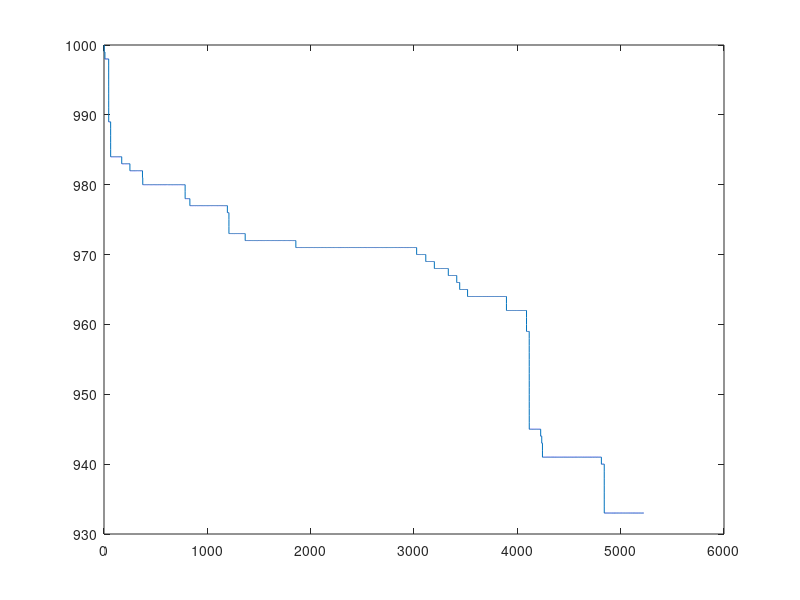

MATLAB code to generate this figure: (Note: this script raises an error after producing the figure.)
close all
clear all

        %---Definitions----------------------------------------------------
            %Concentration Dependent means Kon Is Dependent on
            %kMotorOn*Concentration (Concentration is set at the beginning
            %of a run and it unchanging), Concentration Independent means
            %kon is dependent only on kMotorOn, Free Motors Dependent means
            %Kon is dependent both on the con centration set at the
            %beginning, and the number of motors on the filament affects
            %the availability of motors throughout the run
            
            % "~~~" sections are sections which can be commented in or out
            % depending on what you are tracking (they go until the next
            % "~~~" line
            
            % Things between "%%%" lines stay consistent from run to run
            
            % Things in capital letters should be checked and changed each
            % run to make sure they are correct

%%%%Parameters%%%%%%%%%%%%%%%%%%%%%%%%%%%%%%%%%%%%%%%%%%%%%%%%%%%%%%%%%%%%%
simulationtime=80000;

%INITIAL LENGTH INDEPENDENT
 InitialFilamentSize=1000; %Use When Not Changing Initial Lengths


NumberofMotors=50;

%Rates
kMotorOn=(15/50);
kMotorOff=20;
kWalk=15;

%kWalk Rates
kWalkForward=5;
kWalkBackward=5;
kWalkTotal=kWalkForward+kWalkBackward;
%%%%%%%%%%%%%%%%%%%%%%%%%%%%%%%%%%%%%%%%%%%%%%%%%%%%%%%%%%%%%%%%%%%%%%%%%%%

%~~~Initial Filament Size Versus Depolymerization Rate Stuff~~~~~~~~~~~~~~~
%  InitialFilamentSize=[10 25 50 75 100 110 120 135 150 175 200 ];
% 
% for j=(1:size(InitialFilamentSize,2))
%~~~~~~~~~~~~~~~~~~~~~~~~~~~~~~~~~~~~~~~~~~~~~~~~~~~~~~~~~~~~~~~~~~~~~~~~~~
    
%~~~Concentration Versus Depolymerization Rate Stuff~~~~~~~~~~~~~~~~~~~~~~~
Concentration=[1100:100:5000];

for j=(1:size(Concentration,2))
    
   NumberofMotors=Concentration(j);
    
% %CONCENTRATION DEPENDENT BUT FREE MOTORS INDEPENDENT (Use this or next one for three step)   
    FreeMotors=zeros(1,simulationtime-1);
     FreeMotors(1,:)=NumberofMotors; %Doing this means that later on,kTrueOnRate=kMotorOn*FreeMotors(i) becomes kMotorOn*NumberofMotors

% %CONCENTRATION AND FREE MOTORS DEPENDENT         
% %Free Motors Matrix
%      FreeMotors=zeros(1,simulationtime);
%      FreeMotors(1)=NumberofMotors;
%~~~~~~~~~~~~~~~~~~~~~~~~~~~~~~~~~~~~~~~~~~~~~~~~~~~~~~~~~~~~~~~~~~~~~~~~~~

% %CONCENTRATION AND FREE MOTORS INDEPENDENT (use only for 2 step or motoro position matrix won't work)       
%      NumberofMotors=1; %Use this when making the code concentration independent, don't comment out when changing intitial lengths
%      FreeMotors=zeros(1,simulationtime-1);
%      FreeMotors(1,:)=NumberofMotors;
         
%%%%Parameters, Don't Comment Out%%%%%%%%%%%%%%%%%%%%%%%%%%%%%%%%%%%%%%%%%%

%Length Matrix
L=zeros(1,simulationtime);
     %INITIAL LENGTH DEPENDENT
%           L(1)=InitialFilamentSize(j);
     %INITIAL LENGTH INDEPENDENT
          L(1)=InitialFilamentSize;

%Time Matrix
T=zeros(1,simulationtime);
T(1)=0;

%Waiting Time Distribution Stuff
DS=zeros(1,simulationtime);
DS(1)=0;
TotalDS(1)=0;

%Motor Position Matrix
MotorPositionMatrix=zeros(NumberofMotors,3);
n=1:NumberofMotors;
MotorPositionMatrix(n,1)=n;

%Evaluation Stuff
WhichIsPossibleMatrix=zeros(simulationtime,3);
TimeValuesMatrix=zeros(simulationtime-1,4);

%%%%For Loop%%%%%%%%%%%%%%%%%%%%%%%%%%%%%%%%%%%%%%%%%%%%%%%%%%%%%%%%%%%%%%%

for i=(1:simulationtime-1)
   
    LengthofFilament=L(i);
    
%     %FREE MOTORS DEPENDENT
%       FreeMotors(i)=sum(MotorPositionMatrix(:,2)==0);
%       kTrueOnRate=FreeMotors(i)*kMotorOn;
    
    %FREE MOTORS INDEPENDENT
        kTrueOnRate=kMotorOn*FreeMotors(i); %A condition earlier made FreeMotors(i)=NumberofMotors
    
    IsMotorOnEnd=sum(MotorPositionMatrix(:,3)==LengthofFilament);
    
    TotalDS(i)=sum(DS);
%%%%%%%%%%%%%%%%%%%%%%%%%%%%%%%%%%%%%%%%%%%%%%%%%%%%%%%%%%%%%%%%%%%%%%%%%%%
if L(i)==1
    break
end

%%%%Rates%%%%%%%%%%%%%%%%%%%%%%%%%%%%%%%%%%%%%%%%%%%%%%%%%%%%%%%%%%%%%%%%%%
   
% k1, kTrueOnRate
if sum(MotorPositionMatrix(:,2)==0)>0
    k1=kTrueOnRate;
%     Isk1Possible(i)=1;
else
    k1=0;
%     Isk1Possible(i)=0;
end

%k2, kMotorOff
if LengthofFilament>1 && IsMotorOnEnd>0
    k2=kMotorOff;
%     Isk2Possible(i)=1;
else
    k2=0;
%     Isk2Possible(i)=0;
end

%k3, kWalk
 if sum(MotorPositionMatrix(:,2)==1)>0 %this says whether there are any motors on the filament
     k3=kWalk;
%      Isk3Possible(i)=1;
 else
     k3=0;
%      Isk3Possible(i)=0;
 end

% ktotal
ktotal=k1+k2+k3;

%%%%%%%%%%%%%%%%%%%%%%%%%%%%%%%%%%%%%%%%%%%%%%%%%%%%%%%%%%%%%%%%%%%%%%%%%%%
 DT(i)=exprnd(1/ktotal);

 T(i+1)=T(i)+DT(i);
 
 if T(i)==Inf
     return
 end
%%%%Probabilities%%%%%%%%%%%%%%%%%%%%%%%%%%%%%%%%%%%%%%%%%%%%%%%%%%%%%%%%%%

p=rand;

%Motor Lands
if p<k1/ktotal
    h=find(MotorPositionMatrix(:,2)==0);
    MotorToLand=h(randi(length(h)));
    MotorPositionMatrix(MotorToLand,2)=1;
    
    %~~~THREE STEP~~~
    MotorPositionMatrix(MotorToLand,3)=randi(LengthofFilament);
    %~~~TWO STEP~~~
     %MotorPositionMatrix(MotorToLand,3)=LengthofFilament; %USE THIS TO DO LAUREN 2 STEP
    
    L(i+1)=L(i);
%     WhichHappened=1;
else

%Motor Falls Off
if p>k1/ktotal && p<(k1+k2)/ktotal
    MotorsLeaving=MotorPositionMatrix(MotorPositionMatrix(:,3)==LengthofFilament);
    MotorPositionMatrix(MotorsLeaving,3)=0;
    MotorPositionMatrix(MotorsLeaving,2)=0;
    
    L(i+1)=L(i)-1;
    DS(i+1)=T(i)-TotalDS(i);
%     WhichHappened=2;
    DS(i+1);
else
    
%Motor Walks
   MotorsOnFilament=find(MotorPositionMatrix(:,2)==1); 
   MotorToWalk=MotorsOnFilament(randi(length(MotorsOnFilament)));
   
   L(i+1)=L(i);
%    WhichHappened=3;
    
   q=rand;
    
    %k1Walk
        if MotorPositionMatrix(MotorToWalk,3)==LengthofFilament
            k1Walk=0;
        else
            k1Walk=kWalkForward;
        end
    
    %k2Walk
        if MotorPositionMatrix(MotorToWalk,3)==1
            k2Walk=0;
        else
            k2Walk=kWalkBackward;
        end
  
    %kWalkTotal
    kWalkTotal=k1Walk+k2Walk;
    
        if q<k1Walk/kWalkTotal
            MotorPositionMatrix(MotorToWalk,3)=MotorPositionMatrix(MotorToWalk,3)+1;
        else
            MotorPositionMatrix(MotorToWalk,3)=MotorPositionMatrix(MotorToWalk,3)-1;
        end
end
        
end

%%%%Values to track%%%%%%%%%%%%%%%%%%%%%%%%%%%%%%%%%%%%%%%%%%%%%%%%%%%%%%%%
%i
%L(i)
%DS(i)
% ktotal
% DT(i)
% T(i)
% MotorPositionMatrix
% IsMotorOnEnd
% WhichHappened

% WhichIsPossibleMatrix(i,1)=Isk1Possible(i);
% WhichIsPossibleMatrix(i,2)=Isk2Possible(i);
% WhichIsPossibleMatrix(i,3)=Isk3Possible(i);
% 
%  
% TimeValuesMatrix(i,1)=T(i);
% TimeValuesMatrix(i,2)=sum(DT);
% TimeValuesMatrix(i,3)=DT(i);
% TimeValuesMatrix(i,4)=T(i)-TotalDS(i);
% TimeValuesMatrix(i,5)=TotalDS(i);
% TimeValuesMatrix(i,6)=DS(i);
%%%%%%%%%%%%%%%%%%%%%%%%%%%%%%%%%%%%%%%%%%%%%%%%%%%%%%%%%%%%%%%%%%%%%%%%%%%
end

ds=DS>0;
DSReal=DS(ds);

t=T>0;
TReal=T(t);
TReal=[0 TReal]; %this makes it so the first zero column (when the time is truly zero) is added back in

l=L>0;
LReal=L(l);
%%%%%%%%%%%%%%%%%%%%%%%%%%%%%%%%%%%%%%%%%%%%%%%%%%%%%%%%%%%%%%%%%%%%%%%%%%%

%~~~FOR MULTIPLE CONCENTRATION LINE GRAPHS~~~~~~~~~~~~~~~~~~~~~~~~~~~~~~~~~
 figure(1)
colors=jet(size(Concentration,2));
 p=plot(TReal,LReal);
p.Color=colors(j,:);

 xlabel('Time')
 ylabel('Length')
 title('Length of Filament Versus Time')

FitofGraphs=polyfit(TReal.',LReal.',1);
SlopeofGraphsMatrix(j)=abs(FitofGraphs(1));

legendname=strcat('Concentration=',num2str(Concentration(j)),' & Slope=', num2str(SlopeofGraphsMatrix(j)));
p.DisplayName=legendname;
legend show

hold on



end

%---FOR CONCENTRATION VERSUS DEPOLYMERIZATION SCATTER PLOT----------------- 
hold off
 
 figure(2)
 sz=200
 n=scatter(Concentration,SlopeofGraphsMatrix,sz)
 xlabel('Concentration', 'fontsize',40)
 ylabel('Depolymerization Rates', 'fontsize',40)
 title('Depolymerization Rates Versus Concentration of Motors', 'fontsize',40)
 
 n.Marker=('o')
 n.MarkerFaceColor=('g')
 n.MarkerEdgeColor=('g')
 n.DisplayName=('Simulated Data')
 
 hold on
 
%  err=ones(size(Concentration))
%  o=errorbar(Concentration, SlopeofGraphsMatrix, err,'LineStyle','none')
%  o.DisplayName=('Error')
%  o.Color=('m')
 
 hold on
 
%  y=(kMotorOn*Concentration*kMotorOff)./(kMotorOn*Concentration+kMotorOff);
%  x=Concentration;
%  r=plot(x,y,'m')
%  r.DisplayName=('Theory')
%  r.LineWidth=3
 
 
 legend show
 LEGH=legend;
 LEGH.FontSize=40
 
 hold off
 
 
%~~~FOR MULTIPLE INITAL LENGTHS LINE GRAPH~~~~~~~~~~~~~~~~~~~~~~~~~~~~~~~~~
% figure(1)
% colors=jet(size(InitialFilamentSize,2));
% p=plot(TReal,LReal);
% p.Color=colors(j,:);
% 
% xlabel('Time')
% ylabel('Length')
% title('Length of Filament Versus Time For Different Time Intervals')
% 
% FitofGraphs=polyfit(TReal.',LReal.',1);
% SlopeofGraphsMatrix(j)=abs(FitofGraphs(1));
% 
% legendname=strcat('InitialLength',num2str(InitialFilamentSize(j)),' & Slope=', num2str(SlopeofGraphsMatrix(j)));
% p.DisplayName=legendname;
% legend show
% 
% hold on
% 
% end
%~~~~~~~~~~~~~~~~~~~~~~~~~~~~~~~~~~~~~~~~~~~~~~~~~~~~~~~~~~~~~~~~~~~~~~~~~~

%~~~For Initial Lengths Versus Depolymerization Scatter Plot~~~~~~~~~~~~~~~

% figure(2)
%  n=scatter(InitialFilamentSize,SlopeofGraphsMatrix)
%  xlabel('Initial Lengths')
%  ylabel('Depolymerization Rates')
%  title('Initial Lengths Versus Depolymerization Rate')
%  n.DisplayName=('Simulated Data')
%  hold on
%  y=(kMotorOn*kMotorOff)/(kMotorOn+kMotorOff)
%  r=line([0,InitialFilamentSize(end)],[y,y])
%  r.DisplayName=('Calculated Data')
%  legend show
%  LEGH=legend
%  LEGH.FontSize=40
%~~~~~~~~~~~~~~~~~~~~~~~~~~~~~~~~~~~~~~~~~~~~~~~~~~~~~~~~~~~~~~~~~~~~~~~~~~



%~~~PLOTS~~~~~~~~~~~~~~~~~~~~~~~~~~~~~~~~~~~~~~~~~~~~~~~~~~~~~~~~~~~~~~~~~~
% %Length Versus Time (Single Run)
% plot(TReal,LReal);
%  xlabel('Time')
%  ylabel('Length')
%  title('Length of Filament Versus Time')

%---WaitingTimeDistribution------------------------------------------------

% figure(5)
% histogram(DT, 'Normalization','pdf')
% xlabel('Waiting Time')
% ylabel('Probability')
% title('Simulated DT Distribution')
% 
% figure(6)
% histogram(DSReal, 'Normalization','pdf')
% xlabel('Waiting Time')
% ylabel('Probability')
% title('Simulated DS Distribution') 
%  hold on
%-------------------------------------------------------------------------- 
% % %True Two Step Equation
% y=(kTrueOnRate*kMotorOff/(kTrueOnRate-kMotorOff))*(exp(-kMotorOff*DT)-exp(-kTrueOnRate*DT));
% scatter(DT,y, 'c')
% 
% % %When kTrueOnRate<<kMotorOff
%  y1=kTrueOnRate*exp(-kTrueOnRate*DT);
%  scatter(DT,y1, 'r')
% 
% % %When kMotorOff<<kTrueOnRate
%  y2=kMotorOff*exp(-kMotorOff*DT);
%  scatter(DT,y2, 'g')
% 
% %  y=DT.*(kMotorOff*kTrueOnRate*kWalk*exp(-kMotorOff*DT)); %DO I USE DS REAL OR DT OR T
% %   scatter(DT,y, 'm')
% %-------------------------------------------------------------------------- 
% 
%  hold off
 
%~~~~~~~~~~~~~~~~~~~~~~~~~~~~~~~~~~~~~~~~~~~~~~~~~~~~~~~~~~~~~~~~~~~~~~~~~~
 
 
 
 %---COMMENTS ABOUT CODE---------------------------------------------------
 %If Length goes to zero too quickly time becomes infinity because ktotal=0,
%it then looks like the length isnt decreasing but its actually not long
%enough not too short.....OR sometimes this happens when the system runs
%out of motors but there are no motors on end (kon and koff are then 0)

%It shrinks at very different rates every time
